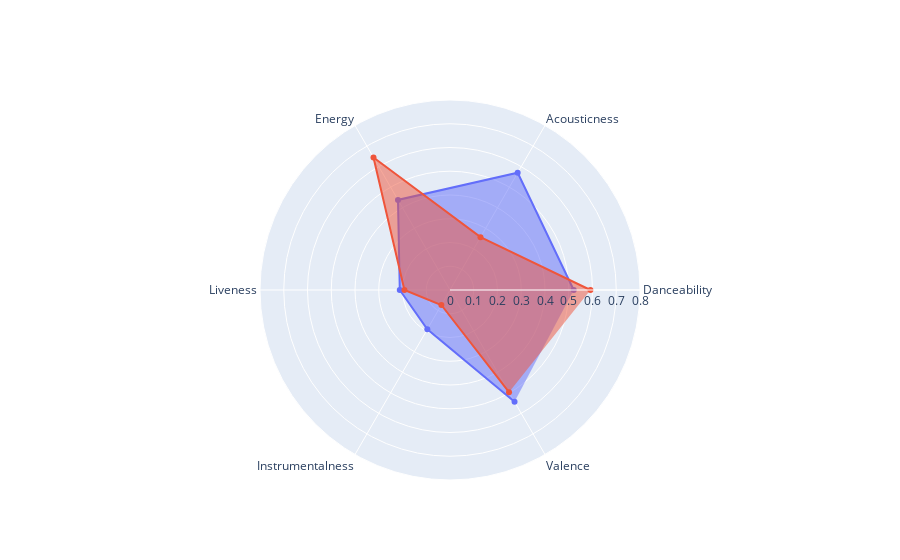

Source (notebook cell):
### Code cell
categories = ["Danceability", "Acousticness", "Energy", "Liveness", "Instrumentalness", "Valence"]

fig = go.Figure()

fig.add_trace(go.Scatterpolar(
      r=pre90s.loc['mean'],
      theta=categories,
      fill='toself',
      name='Pre 2000s'
))
fig.add_trace(go.Scatterpolar(
      r=post90s.loc['mean'],
      theta=categories,
      fill='toself',
      name='Post 2000s'
))

fig.update_layout(
  polar=dict(
    radialaxis=dict(
      visible=True,
      range=[0, 0.8]
    )),
  showlegend=False
)

fig.show()

### Figure 1 — Plotly figure (JSON) as saved in the notebook; plotly's stock layout.template omitted (floating-point values rounded to 4 significant figures)
{"data": [{"fill": "toself", "name": "Pre 2000s", "r": [0.5209, 0.57, 0.438, 0.2115, 0.1909, 0.5435], "theta": ["Danceability", "Acousticness", "Energy", "Liveness", "Instrumentalness", "Valence"], "type": "scatterpolar"}, {"fill": "toself", "name": "Post 2000s", "r": [0.5912, 0.257, 0.6443, 0.1919, 0.07274, 0.4969], "theta": ["Danceability", "Acousticness", "Energy", "Liveness", "Instrumentalness", "Valence"], "type": "scatterpolar"}], "layout": {"polar": {"radialaxis": {"range": [0, 0.8], "visible": true}}, "showlegend": false}}
